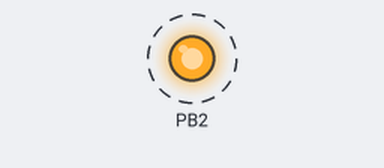
Bench run of a program on a simulated ATmega328P, built with avr-gcc and emulated at 16 MHz. Shown: output pins drawn as LEDs (lit = HIGH). Dashed ring = blinking.

Above: at 0.5 s.
Timing chart, 0 to 4.6 s (numbered marks = the images above):
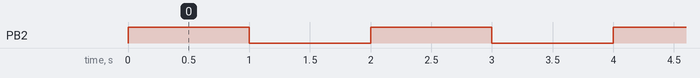

Measured:
- by itself, PB2: alternates HIGH for 1.0 s and LOW for 1.0 s

The program:

main.c
```c
/*
 * led_blink_using_timer0_delay.c
 *
 * Created: 15/04/2026 18:32:59
 * Author : LENOVO
 */


#define  F_CPU 16000000UL
#include <avr/io.h>
void delay_1s(void)
{
	//step 1: load 0 to TCNT0
	TCNT0 = 0;

	//step  2: choose mode 0
	TCCR0A &= ~((1<< WGM00)| (1<<WGM01));
	TCCR0B &= ~(1<< WGM02);

	//step 3 choosing the pre-scalaer value =0
	TCCR0B &= ~( (1<<CS02) | (1<<CS01));
	TCCR0B |= (1 << CS00);

	// step 4: overflow caluculation
	/* Fclk = 16Mhz = 16,000,000
	 1 tick= 1/16,000,000= 62.5 ns
	256 ticks = 256 * 62.5 = 16 micro seconds--->1 overflow--->16*10^-6
	for 1s = 1/16 micro seconds = 62500 overflow required for 1s delay*/


	for (uint16_t i = 0;i<62500;i++)
	{
		while(!(TIFR0 & (1 << TOV0)));
		TIFR0 |= (1 << TOV0); // clearing the bit by writing 1 to it
	}
	}


int main(void)
{
    //port config as output
	DDRB |= (1<<DDB2);
	//Make low during starting
	PORTB &= (1<< PB2);


    while (1)
    {
		PORTB ^= (1<< PB2);
		delay_1s();
    }
}
```
